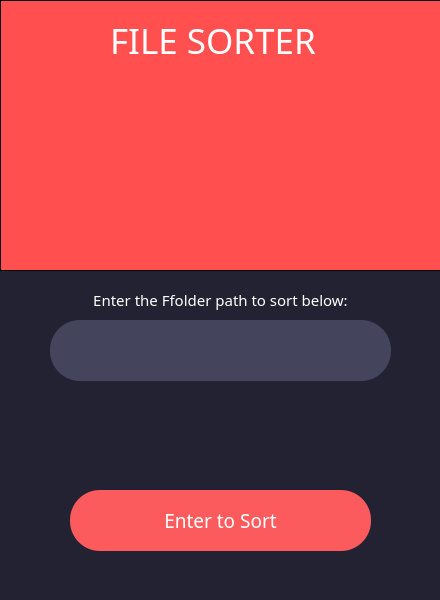
<?xml version="1.0" encoding="UTF-8"?>
<ui version="4.0">
 <class>MainWindow</class>
 <widget class="QMainWindow" name="MainWindow">
  <property name="geometry">
   <rect>
    <x>0</x>
    <y>0</y>
    <width>440</width>
    <height>600</height>
   </rect>
  </property>
  <property name="windowTitle">
   <string>MainWindow</string>
  </property>
  <property name="styleSheet">
   <string notr="true">background-color: rgb(8, 8, 8);</string>
  </property>
  <widget class="QWidget" name="centralwidget">
   <property name="styleSheet">
    <string notr="true">background-color:rgb(34,34,50);</string>
   </property>
   <widget class="QFrame" name="frame">
    <property name="geometry">
     <rect>
      <x>0</x>
      <y>0</y>
      <width>441</width>
      <height>271</height>
     </rect>
    </property>
    <property name="styleSheet">
     <string notr="true">background-color:rgb(255, 79, 79)</string>
    </property>
    <property name="frameShape">
     <enum>QFrame::Box</enum>
    </property>
    <property name="frameShadow">
     <enum>QFrame::Plain</enum>
    </property>
    <widget class="QLabel" name="label">
     <property name="geometry">
      <rect>
       <x>110</x>
       <y>20</y>
       <width>231</width>
       <height>41</height>
      </rect>
     </property>
     <property name="font">
      <font>
       <family>Humnst777 Blk BT</family>
       <pointsize>26</pointsize>
      </font>
     </property>
     <property name="styleSheet">
      <string notr="true">color:rgb(255, 255, 255)</string>
     </property>
     <property name="text">
      <string>FILE SORTER</string>
     </property>
    </widget>
    <widget class="QLabel" name="label_2">
     <property name="geometry">
      <rect>
       <x>80</x>
       <y>70</y>
       <width>271</width>
       <height>141</height>
      </rect>
     </property>
     <property name="text">
      <string/>
     </property>
     <property name="pixmap">
      <pixmap>C:/Users/IT-Academy-Gomel/Downloads/28ea81cb-2897-41c4-b321-f5777f3f1d50.png</pixmap>
     </property>
    </widget>
   </widget>
   <widget class="QLineEdit" name="lineEdit">
    <property name="geometry">
     <rect>
      <x>50</x>
      <y>320</y>
      <width>341</width>
      <height>61</height>
     </rect>
    </property>
    <property name="font">
     <font>
      <family>Arial</family>
      <pointsize>14</pointsize>
      <weight>75</weight>
      <bold>true</bold>
     </font>
    </property>
    <property name="styleSheet">
     <string notr="true">background-color:rgb(68,68,92);
color:rgb(255,255,255);
border: 2px add #f66867;
border-radius: 30;</string>
    </property>
    <property name="alignment">
     <set>Qt::AlignCenter</set>
    </property>
    <property name="placeholderText">
     <string/>
    </property>
   </widget>
   <widget class="QPushButton" name="pushButton">
    <property name="geometry">
     <rect>
      <x>70</x>
      <y>490</y>
      <width>301</width>
      <height>61</height>
     </rect>
    </property>
    <property name="font">
     <font>
      <family>Swis721 BlkEx BT</family>
      <pointsize>14</pointsize>
     </font>
    </property>
    <property name="styleSheet">
     <string notr="true">QPushButton {
	color:rgb(255,255,255);
	background-color: #fb5b5d;
	border-radius: 30px;
}

QPushButton:pressed {
	background-color: #fa4244
}</string>
    </property>
    <property name="text">
     <string>Enter to Sort</string>
    </property>
   </widget>
   <widget class="QLabel" name="label_4">
    <property name="geometry">
     <rect>
      <x>-10</x>
      <y>290</y>
      <width>461</width>
      <height>20</height>
     </rect>
    </property>
    <property name="font">
     <font>
      <family>OCR-B 10 BT</family>
      <pointsize>11</pointsize>
     </font>
    </property>
    <property name="styleSheet">
     <string notr="true">color: rgb(255,255,255)</string>
    </property>
    <property name="text">
     <string>Enter the Ffolder path to sort below:</string>
    </property>
    <property name="alignment">
     <set>Qt::AlignCenter</set>
    </property>
   </widget>
   <widget class="QLabel" name="label_3">
    <property name="geometry">
     <rect>
      <x>76</x>
      <y>402</y>
      <width>291</width>
      <height>51</height>
     </rect>
    </property>
    <property name="styleSheet">
     <string notr="true">color: rgb(255,255,255)</string>
    </property>
    <property name="text">
     <string/>
    </property>
    <property name="alignment">
     <set>Qt::AlignCenter</set>
    </property>
   </widget>
  </widget>
 </widget>
 <resources/>
 <connections/>
</ui>
